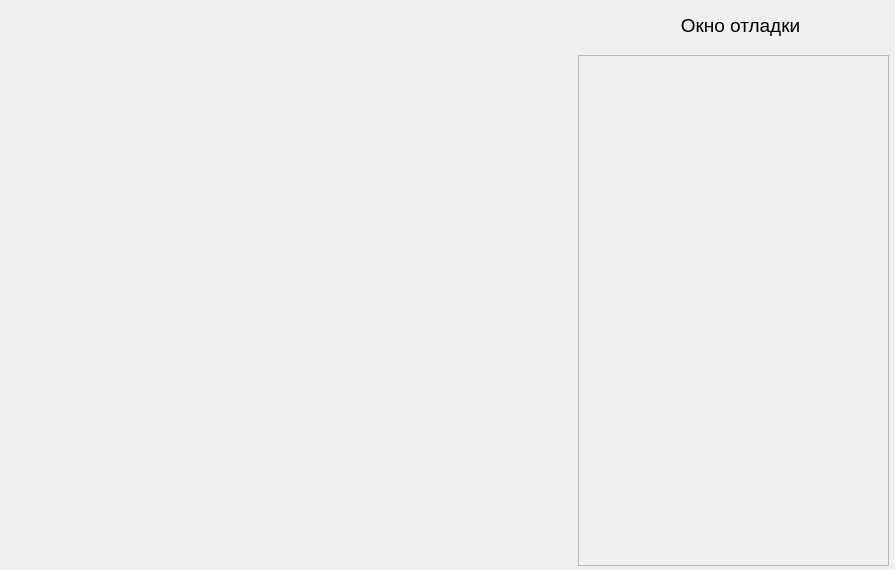
<?xml version="1.0" encoding="UTF-8"?>
<ui version="4.0">
 <class>lab1Disign</class>
 <widget class="QWidget" name="lab1Disign">
  <property name="geometry">
   <rect>
    <x>0</x>
    <y>0</y>
    <width>895</width>
    <height>570</height>
   </rect>
  </property>
  <property name="font">
   <font>
    <pointsize>18</pointsize>
   </font>
  </property>
  <property name="windowTitle">
   <string>Form</string>
  </property>
  <widget class="QScrollArea" name="debugScroll">
   <property name="geometry">
    <rect>
     <x>578</x>
     <y>55</y>
     <width>311</width>
     <height>511</height>
    </rect>
   </property>
   <property name="widgetResizable">
    <bool>true</bool>
   </property>
   <widget class="QWidget" name="scrollAreaWidgetContents">
    <property name="geometry">
     <rect>
      <x>0</x>
      <y>0</y>
      <width>309</width>
      <height>509</height>
     </rect>
    </property>
   </widget>
  </widget>
  <widget class="QLabel" name="label">
   <property name="geometry">
    <rect>
     <x>650</x>
     <y>10</y>
     <width>181</width>
     <height>31</height>
    </rect>
   </property>
   <property name="font">
    <font>
     <pointsize>14</pointsize>
    </font>
   </property>
   <property name="text">
    <string>Окно отладки</string>
   </property>
   <property name="alignment">
    <set>Qt::AlignCenter</set>
   </property>
  </widget>
 </widget>
 <resources/>
 <connections/>
</ui>
